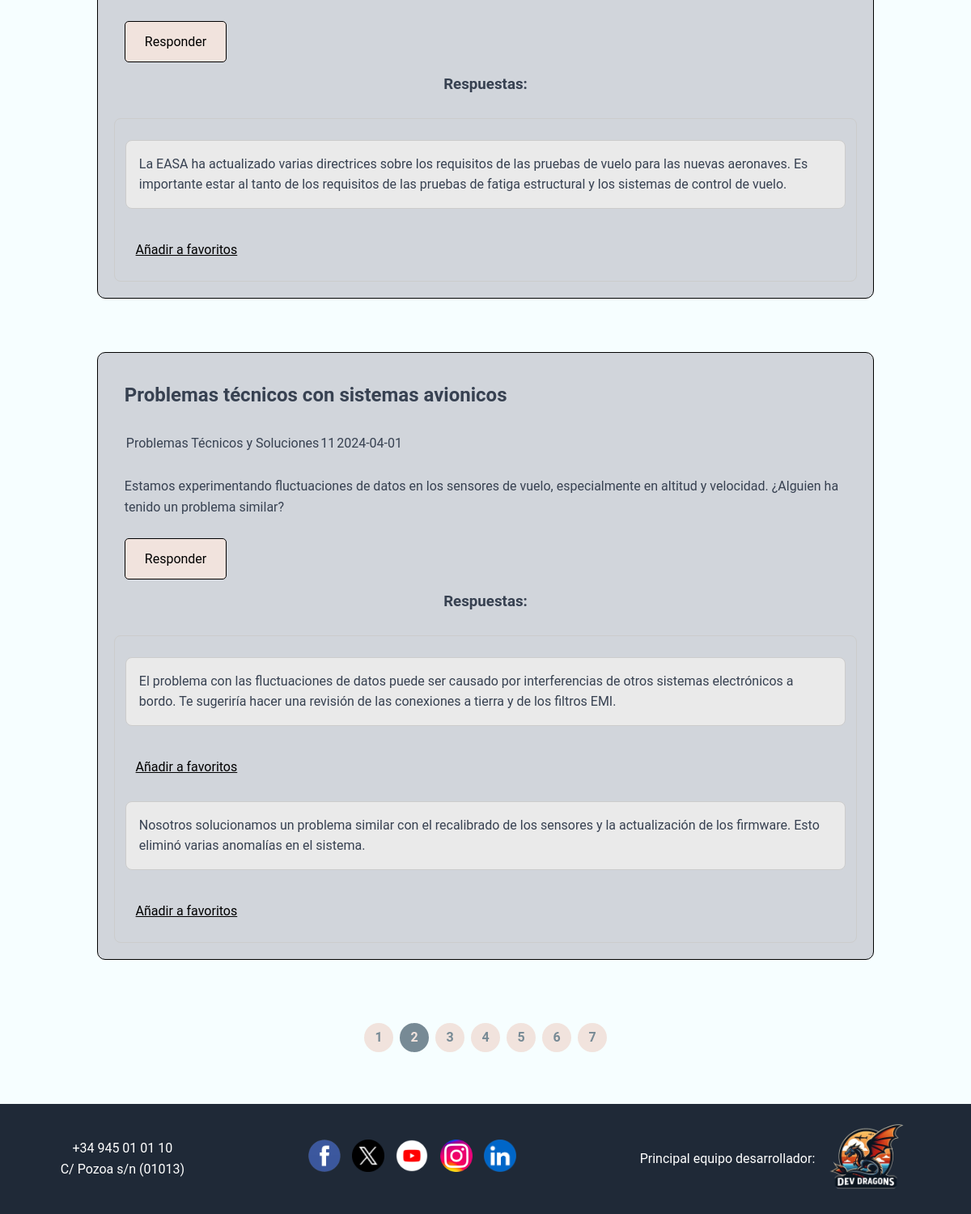
The page /Aplicacion/mvc_reto/index.php?controller=pregunta&action=frecuentes&page=2 (signed in, lower part) on the database as committed earlier.
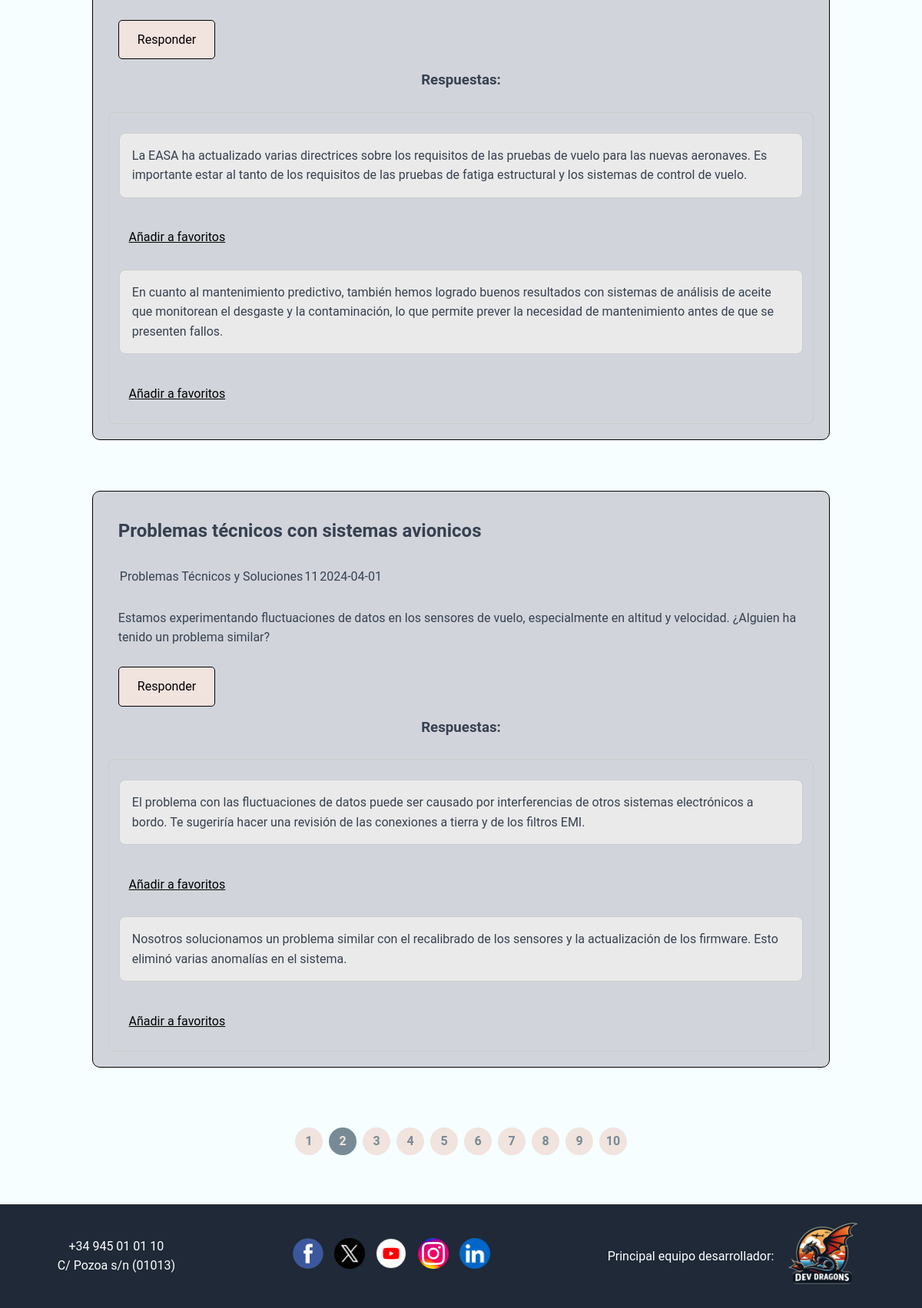
The same page on the database as committed later.
### tables this page shows
CREATE TABLE `preguntas` (
                             `id` int(11) NOT NULL,
                             `titulo` varchar(100) NOT NULL,
                             `descripcion` varchar(300) NOT NULL,
                             `tema` varchar(100) NOT NULL,
                             `fecha` date NOT NULL,
                             `id_usuario` int(11) NOT NULL,
                             `archivo` varchar(255) DEFAULT NULL
);

CREATE TABLE `respuestas` (
                              `id` int(11) NOT NULL,
                              `solucion` varchar(300) NOT NULL,
                              `archivo` varchar(255) DEFAULT NULL,
                              `id_pregunta` int(11) NOT NULL,
                              `id_usuario` int(11) NOT NULL,
                              `fecha` date NOT NULL
);

### Aplicacion/mvc_reto/index.php (called while the page is built, shortened)
<?php
require_once "model/Db.php";
$controller = new $controllerName();
$dataToView["data"] = array();
if(method_exists($controller, $_GET["action"]))
    $dataToView["data"] = $controller -> {$_GET["action"]}();
require_once "view/".$_GET["controller"]."/".$controller->view.".html.php";
?>

### Aplicacion/mvc_reto/model/Db.php (called while the page is built, shortened)
<?php
class Db {
    public function __construct(){
        $this -> host = constant("DB_HOST");
        $this -> db = constant("DB");
        $this -> user = constant("DB_USER");
        $this -> pass = constant("DB_PASS");
        try {
            $this->connection = new PDO("mysql:host=" .$this->host.';
            dbname=' .$this->db, $this->user, $this->pass);
        }
        catch (PDOException $e){
            echo $e -> getMessage();
            exit();
        }
    }
}
?>

### Aplicacion/mvc_reto/model/Pregunta.php (called while the page is built, shortened)
<?php
class Pregunta {
    private $tabla = "preguntas";
    private $connection;
    public function getConexion(){
        $dbObj = new Db();
        $this->connection = $dbObj ->connection;
    }
    public function getPreguntasFrecuentesPaginated($page=1){
        $limit = PAGINATION;
        $offset = ($page - 1) * $limit;
        $sql = "SELECT * FROM ". $this->tabla ." LIMIT :limit OFFSET :offset";
        $stmt = $this->connection->prepare($sql);
        $stmt->bindParam(':limit', $limit, PDO::PARAM_INT);
        $stmt->bindParam(':offset', $offset, PDO::PARAM_INT);
        $stmt->execute();
        $totalPages = $this->getNumberPages();
        return [$stmt->fetchAll(), $page, $totalPages];
    }
    public function getNumberPages(){
        $limit = PAGINATION;
        $total = $this->connection->query("SELECT COUNT(*) FROM ". $this->tabla)->fetchColumn();
        $total = ceil($total/$limit);
        return $total;
    }
}

### Aplicacion/mvc_reto/controller/PreguntaController.php (called while the page is built, shortened)
<?php
require_once "model/Pregunta.php";
require_once "RespuestaController.php";
class PreguntaController {
    public $model;
    public function __construct() {
        $this->model = new Pregunta();
    }
    public function frecuentes(){
        $page = isset($_GET['page']) ? $_GET['page'] : 1;
        list($preguntas, $currentPage, $totalPages) = $this->model->getPreguntasFrecuentesPaginated($page);
        $respuestaController = new RespuestaController();
        $preguntasConRespuestas = [];
        foreach ($preguntas as $pregunta) {
            $pregunta['respuestas'] = $respuestaController->view($pregunta['id']);
            $preguntasConRespuestas[] = $pregunta;
        }
        return [$preguntasConRespuestas, $currentPage, $totalPages];
    }
}
?>

### Aplicacion/mvc_reto/model/Respuesta.php (called while the page is built, shortened)
<?php
class Respuesta {
    private $tabla = "respuestas";
    private $connection;
    public function getConexion(){
        $dbObj = new Db();
        $this->connection = $dbObj ->connection;
    }
    public function getRespuestaByPreguntaId($preguntaId){
        $sql = "SELECT * FROM ". $this->tabla ." WHERE id_pregunta = ?";
        $stmt = $this->connection->prepare($sql);
        $stmt -> execute([$preguntaId]);
        return $stmt->fetchAll(PDO::FETCH_ASSOC);
    }
}

### Aplicacion/mvc_reto/controller/RespuestaController.php (called while the page is built, shortened)
<?php
require_once "model/Respuesta.php";
class RespuestaController {
    public $model;
    public function __construct() {
        $this->model = new Respuesta();
    }
    public function view($preguntaId){
        return $this->model->getRespuestaByPreguntaId($preguntaId);
    }
}
?>

### Aplicacion/mvc_reto/view/pregunta/frecuentes.html.php (the view, shortened to what the changed rows need)
<?php
require_once __DIR__ . "/../layout/header.php";
$temas = [
    "diseno_aeronaves" => "Diseño y Desarrollo de Aeronaves",
    "fabricacion_produccion" => "Fabricación y Producción",
    "mantenimiento_operaciones" => "Mantenimiento y Operaciones",
    "innovacion_sostenibilidad" => "Innovación y Sostenibilidad",
    "certificaciones_reglamentacion" => "Certificaciones y Reglamentación",
    "problemas_tecnicos" => "Problemas Técnicos y Soluciones",
    "colaboracion_interdepartamental" => "Colaboración Interdepartamental",
    "software_herramientas" => "Software y Herramientas de Ingeniería",
    "gestion_conocimiento" => "Gestión del Conocimiento",
    "otro" => "Otro tema"
];
?>
<div class="contenido">
    <?php
    if(!empty($dataToView["data"][0]) && count($dataToView["data"])>0){
        foreach($dataToView["data"][0] as $pregunta){
            ?>
            <div class="pregunta">
                <div class="tituloPregunta">
                    <h2><?php echo $pregunta["titulo"]; ?></h2>
                </div>
                <div class="datosPreguntaUsuario">
                    <table>
                        <tr>
                            <td>
                                <?php
                                echo $temas[$pregunta["tema"]] ?? "Tema no especificado";
                                ?>
                            </td>
                            <td>
                                <?php
                                echo $pregunta["id_usuario"] ?? "Usuario inexistente";
                                ?>
                            </td>
                            <td>
                                <?php
                                echo $pregunta["fecha"] ?? "Fecha inespecífica";
                                ?>
                            </td>
                        </tr>
                    </table>
                </div>
                <div class="descPregunta">
                    <?php echo $pregunta["descripcion"]; ?>
                </div>
                <div class="divBResponder">
                    <div class="bResponder">
                        <a href="index.php?controller=respuesta&action=crear&id_pregunta=<?php echo $pregunta["id"]; ?>">
                            Responder</a>
                    </div>
                </div>
                <h3>Respuestas:</h3>
                <br>
                <div class="respuestas">
                    <?php
                    if(isset($pregunta['respuestas']) && !empty($pregunta['respuestas'])){
                        foreach($pregunta['respuestas'] as $respuesta){
                            ?>
                            <div class="respuesta">
                                <p><?php echo $respuesta['solucion']; ?></p>
                            </div>
                            <div class="imagen">
                            </div>
                            <div class="botonesGusta">
                                <div class="bFavorito">
                                    <a href="index.php?controller=respuesta&action=modificarLikes&id_pregunta=<?php echo $pregunta["id"]; ?>">Añadir a favoritos</a>
                                </div>
                            </div>
                            <?php
                        }
                    }
                    else{
                        ?>
                        <p>No hay ninguna respuesta.</p>
                        <?php
                    }
                    ?>
                </div>
            </div>
            <br>
            <?php
        }
        ?>
        <nav aria-label="Paginación de preguntas">
            <ul>
                <?php for ($i = 1; $i <= $dataToView["data"][2]; $i++): ?>
                    <li class="page-item <?= ($i == $dataToView["data"][1]) ? 'active' : ''; ?>">
                        <a class="page-link" href="index.php?controller=pregunta&action=frecuentes&page=<?= $i; ?>"><?= $i; ?></a>
                    </li>
                <?php endfor; ?>
            </ul>
        </nav>
        <?php
    }
    else{
        ?>
        <div>
            No hay preguntas registradas.
        </div>
        <?php
    }
    ?>
</div>
</body>
</html>

Rows that differ between the two databases and show on the page:
added respuestas: solucion "En cuanto al mantenimiento predictivo, también hemos logrado buenos resultados con sistemas de análisis de aceite que monitorean el desgaste y la contaminación, lo que permite prever la necesidad de mantenimiento antes de que se presenten fallos.", shown under preguntas (number 1 of 2 on the later page)
Other text that changed with them:
new list line: "8"
new list line: "9"
new list line: "10"
